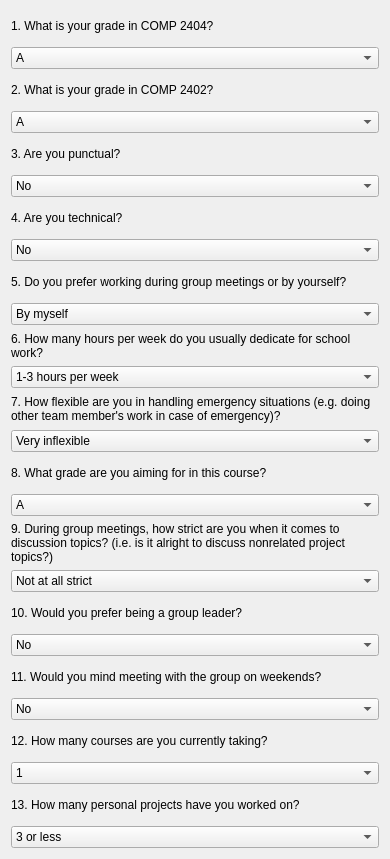
   <widget class="QWidget" name="scrollAreaWidgetContents_2">
    <property name="geometry">
     <rect>
      <x>0</x>
      <y>0</y>
      <width>390</width>
      <height>859</height>
     </rect>
    </property>
    <property name="maximumSize">
     <size>
      <width>390</width>
      <height>16777215</height>
     </size>
    </property>
    <layout class="QVBoxLayout" name="verticalLayout">
     <item>
      <widget class="QLabel" name="label_24">
       <property name="text">
        <string>1. What is your grade in COMP 2404?</string>
       </property>
       <property name="wordWrap">
        <bool>true</bool>
       </property>
      </widget>
     </item>
     <item>
      <widget class="QComboBox" name="own">
       <item>
        <property name="text">
         <string>A</string>
        </property>
       </item>
       <item>
        <property name="text">
         <string>B</string>
        </property>
       </item>
       <item>
        <property name="text">
         <string>C</string>
        </property>
       </item>
       <item>
        <property name="text">
         <string>D</string>
        </property>
       </item>
      </widget>
     </item>
     <item>
      <widget class="QLabel" name="label_26">
       <property name="text">
        <string>2. What is your grade in COMP 2402?</string>
       </property>
       <property name="wordWrap">
        <bool>true</bool>
       </property>
      </widget>
     </item>
     <item>
      <widget class="QComboBox" name="own_2">
       <item>
        <property name="text">
         <string>A</string>
        </property>
       </item>
       <item>
        <property name="text">
         <string>B</string>
        </property>
       </item>
       <item>
        <property name="text">
         <string>C</string>
        </property>
       </item>
       <item>
        <property name="text">
         <string>D</string>
        </property>
       </item>
      </widget>
     </item>
     <item>
      <widget class="QLabel" name="label_33">
       <property name="text">
        <string>3. Are you punctual?</string>
       </property>
       <property name="wordWrap">
        <bool>true</bool>
       </property>
      </widget>
     </item>
     <item>
      <widget class="QComboBox" name="own_3">
       <item>
        <property name="text">
         <string>No</string>
        </property>
       </item>
       <item>
        <property name="text">
         <string>Yes</string>
        </property>
       </item>
      </widget>
     </item>
     <item>
      <widget class="QLabel" name="label_36">
       <property name="text">
        <string>4. Are you technical?</string>
       </property>
       <property name="wordWrap">
        <bool>true</bool>
       </property>
      </widget>
     </item>
     <item>
      <widget class="QComboBox" name="own_4">
       <item>
        <property name="text">
         <string>No</string>
        </property>
       </item>
       <item>
        <property name="text">
         <string>Yes</string>
        </property>
       </item>
      </widget>
     </item>
     <item>
      <widget class="QLabel" name="label_35">
       <property name="text">
        <string>5. Do you prefer working during group meetings or by yourself?</string>
       </property>
       <property name="wordWrap">
        <bool>true</bool>
       </property>
      </widget>
     </item>
     <item>
      <widget class="QComboBox" name="own_5">
       <item>
        <property name="text">
         <string>By myself</string>
        </property>
       </item>
       <item>
        <property name="text">
         <string>Sometimes by myself and sometimes with the gorup</string>
        </property>
       </item>
       <item>
        <property name="text">
         <string>With the group</string>
        </property>
       </item>
      </widget>
     </item>
     <item>
      <widget class="QLabel" name="label_34">
       <property name="text">
        <string>6. How many hours per week do you usually dedicate for school work?</string>
       </property>
       <property name="wordWrap">
        <bool>true</bool>
       </property>
      </widget>
     </item>
     <item>
      <widget class="QComboBox" name="own_6">
       <item>
        <property name="text">
         <string>1-3 hours per week</string>
        </property>
       </item>
       <item>
        <property name="text">
         <string>4-7 hours per week</string>
        </property>
       </item>
       <item>
        <property name="text">
         <string>8 or more hours per week</string>
        </property>
       </item>
      </widget>
     </item>
     <item>
      <widget class="QLabel" name="label_37">
       <property name="text">
        <string>7. How flexible are you in handling emergency situations (e.g. doing other team member's work in case of emergency)?</string>
       </property>
       <property name="wordWrap">
        <bool>true</bool>
       </property>
      </widget>
     </item>
     <item>
      <widget class="QComboBox" name="own_7">
       <item>
        <property name="text">
         <string>Very inflexible</string>
        </property>
       </item>
       <item>
        <property name="text">
         <string>Somewhat inflexible</string>
        </property>
       </item>
       <item>
        <property name="text">
         <string>Neither flexible nor inflexible</string>
        </property>
       </item>
       <item>
        <property name="text">
         <string>Somewhat flexible</string>
        </property>
       </item>
       <item>
        <property name="text">
         <string>Very flexible</string>
        </property>
       </item>
      </widget>
     </item>
     <item>
      <widget class="QLabel" name="label_38">
       <property name="text">
        <string>8. What grade are you aiming for in this course?</string>
       </property>
       <property name="wordWrap">
        <bool>true</bool>
       </property>
      </widget>
     </item>
     <item>
      <widget class="QComboBox" name="own_8">
       <item>
        <property name="text">
         <string>A</string>
        </property>
       </item>
       <item>
        <property name="text">
         <string>B</string>
        </property>
       </item>
       <item>
        <property name="text">
         <string>C</string>
        </property>
       </item>
       <item>
        <property name="text">
         <string>D</string>
        </property>
       </item>
      </widget>
     </item>
     <item>
      <widget class="QLabel" name="label_39">
       <property name="text">
        <string>9. During group meetings, how strict are you when it comes to discussion topics? (i.e. is it alright to discuss nonrelated project topics?)</string>
       </property>
       <property name="wordWrap">
        <bool>true</bool>
       </property>
      </widget>
     </item>
     <item>
      <widget class="QComboBox" name="own_9">
       <item>
        <property name="text">
         <string>Not at all strict</string>
        </property>
       </item>
       <item>
        <property name="text">
         <string>Somewhat strict</string>
        </property>
       </item>
       <item>
        <property name="text">
         <string>Very strict</string>
        </property>
       </item>
      </widget>
     </item>
     <item>
      <widget class="QLabel" name="label_40">
       <property name="text">
        <string>10. Would you prefer being a group leader?</string>
       </property>
       <property name="wordWrap">
        <bool>true</bool>
       </property>
      </widget>
     </item>
     <item>
      <widget class="QComboBox" name="own_10">
       <item>
        <property name="text">
         <string>No</string>
        </property>
       </item>
       <item>
        <property name="text">
         <string>Yes</string>
        </property>
       </item>
      </widget>
     </item>
     <item>
      <widget class="QLabel" name="label_41">
       <property name="text">
        <string>11. Would you mind meeting with the group on weekends?</string>
       </property>
       <property name="wordWrap">
        <bool>true</bool>
       </property>
      </widget>
     </item>
     <item>
      <widget class="QComboBox" name="own_11">
       <item>
        <property name="text">
         <string>No</string>
        </property>
       </item>
       <item>
        <property name="text">
         <string>Yes</string>
        </property>
       </item>
      </widget>
     </item>
     <item>
      <widget class="QLabel" name="label_42">
       <property name="text">
        <string>12. How many courses are you currently taking?</string>
       </property>
       <property name="wordWrap">
        <bool>true</bool>
       </property>
      </widget>
     </item>
     <item>
      <widget class="QComboBox" name="own_12">
       <item>
        <property name="text">
         <string>1</string>
        </property>
       </item>
       <item>
        <property name="text">
         <string>2</string>
        </property>
       </item>
       <item>
        <property name="text">
         <string>3</string>
        </property>
       </item>
       <item>
        <property name="text">
         <string>4</string>
        </property>
       </item>
       <item>
        <property name="text">
         <string>5 or more</string>
        </property>
       </item>
      </widget>
     </item>
     <item>
      <widget class="QLabel" name="label_43">
       <property name="text">
        <string>13. How many personal projects have you worked on?</string>
       </property>
       <property name="wordWrap">
        <bool>true</bool>
       </property>
      </widget>
     </item>
     <item>
      <widget class="QComboBox" name="own_13">
       <item>
        <property name="text">
         <string>3 or less</string>
        </property>
       </item>
       <item>
        <property name="text">
         <string>more than 3</string>
        </property>
       </item>
      </widget>
     </item>
    </layout>
   </widget>
